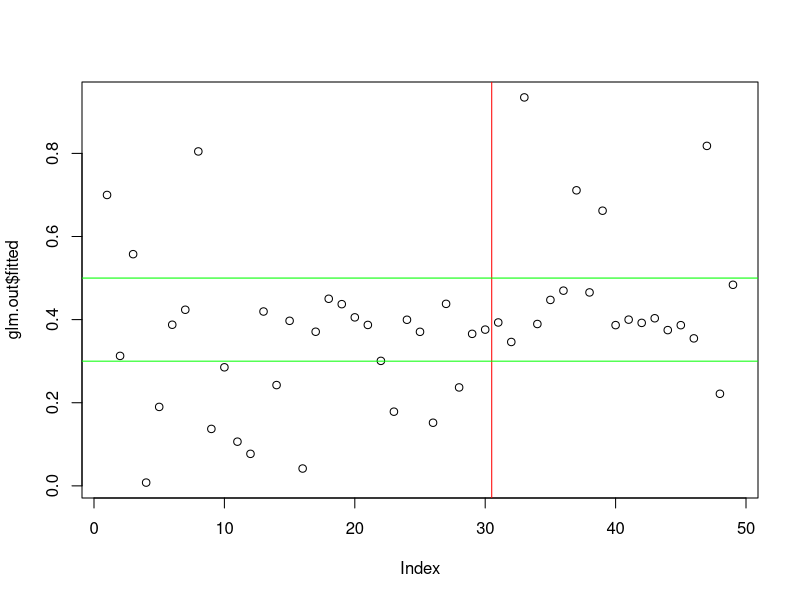

R code for this plot:
gorilla = read.table(header=T, text="
                     seen W C CW
                     0 126 86 64
                     0 118 76 54
                     0 61 66 44
                     0 69 48 32
                     0 57 59 42
                     0 78 64 53
                     0 114 61 41
                     0 81 85 47
                     0 73 57 33
                     0 93 50 45
                     0 116 92 49
                     0 156 70 45
                     0 90 66 48
                     0 120 73 49
                     0 99 68 44
                     0 113 110 47
                     0 103 78 52
                     0 123 61 28
                     0 86 65 42
                     0 99 77 51
                     0 102 77 54
                     0 120 74 53
                     0 128 100 56
                     0 100 89 56
                     0 95 61 37
                     0 80 55 36
                     0 98 92 51
                     0 111 90 52
                     0 101 85 45
                     0 102 78 51
                     1 100 66 48
                     1 112 78 55
                     1 82 84 37
                     1 72 63 46
                     1 72 65 47
                     1 89 71 49
                     1 108 46 29
                     1 88 70 49
                     1 116 83 67
                     1 100 69 39
                     1 99 70 43
                     1 93 63 36
                     1 100 93 62
                     1 110 76 56
                     1 100 83 36
                     1 106 71 49
                     1 115 112 66
                     1 120 87 54
                     1 97 82 41
                     ")

cor(gorilla)
glm.out = glm(seen ~ W * C * CW, family=binomial(logit), data=gorilla)
summary(glm.out)
plot(glm.out$fitted)
abline(v=30.5,col="red")
abline(h=.3,col="green")
abline(h=.5,col="green")
